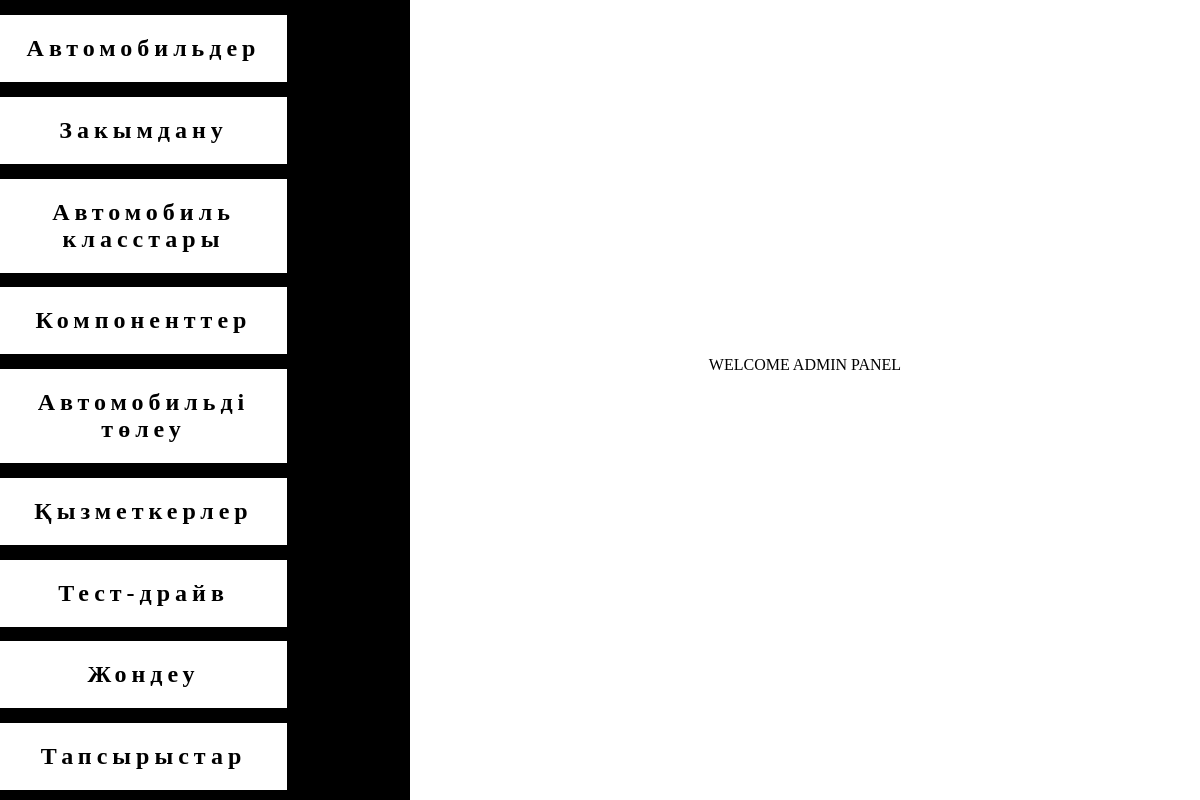
Before: /pages/admin/index.php with the older database file.
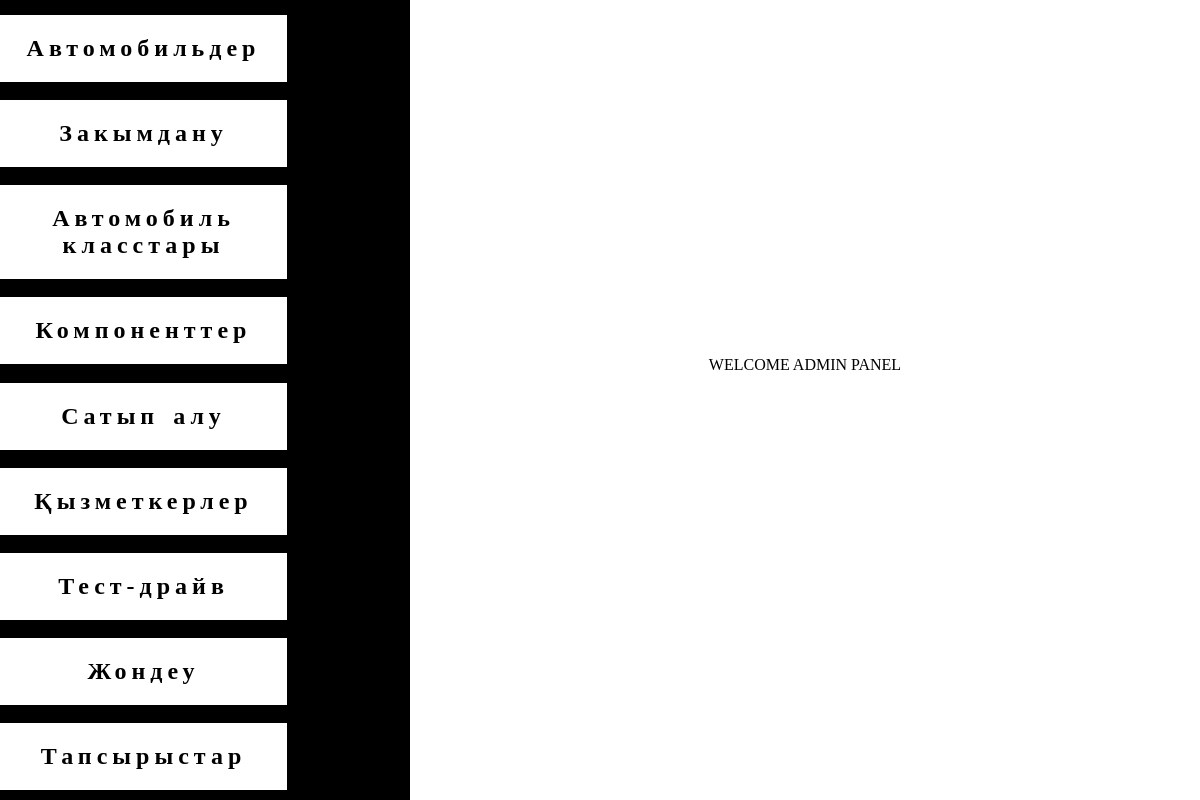
After: the same page with the newer database file.
### tables this page shows
CREATE TABLE `tablename` (
  `id` int(11) NOT NULL,
  `nameTable` varchar(255) DEFAULT NULL,
  `nameTableKZ` varchar(255) DEFAULT NULL,
  `nameTableRU` varchar(255) DEFAULT NULL
);

### pages/admin/index.php (the view, shortened to what this page needs)
<?php
include("../../inc/connect.php");
$tableNames = mysqli_query($connect, "SELECT * FROM `tablename`");
?>
<!DOCTYPE html>
<html lang="en">
<head>
    <link rel="stylesheet" href="css/style.css">
</head>
<body>
    <div class="admin__panel flex">
        <div class="admin__left__menu flex">
            <?php
            foreach ($tableNames as $tableName) {
                if ($tableName["nameTable"] != "customers" && $tableName["nameTable"] != "reason"  && $tableName["nameTable"] != "positions") {
            ?>
                    <div class="left__menu__block"><a href="" class="left__menu__link" id="<? echo $tableName["nameTable"] ?>"><? echo $tableName["nameTableKZ"] ?></a></div>
            <?php
                }
            }
            ?>
        </div>
        <div class="admin__panel__table">
            <div class="admin__panel__body">
                <div class="panel__body__table welcome">
                    <div class="welcome__content">
                        WELCOME ADMIN PANEL
                    </div>
                </div>
            </div>
        </div>
    </div>
</body>
</html>

### pages/admin/css/style.css (style rules this page uses)
.admin__panel { height: 100vh; }

### css/comon.css (style rules this page uses)
.flex { display: flex; }
* { margin: 0; padding: 0; box-sizing: border-box; color: white; text-decoration: none; }
a { text-decoration: none; display: inline-block; }

### pages/admin/css/left-menu.css (style rules this page uses)
.admin__left__menu { width: 410px; background-color: black; text-align: center; letter-spacing: 5px; flex-direction: column; justify-content: space-between; font-size: 24px; font-weight: 700; overflow-y: auto; position: relative; overflow-x: hidden; word-break: break-word; word-spacing: 2px; flex: 0 0 auto; padding: 10px 0px 10px 0px; }
.admin__panel__table { flex: 1 1 auto; color: black; overflow-y: auto; padding: 20px; height: 100%; }
.left__menu__block { width: 100%; text-align: left; margin-top: 5px; }
.admin__panel__body { height: calc(100% - 70px); width: 100%; }
.panel__body__table { color: black; display: none; }
.left__menu__link { padding: 20px 0; width: 70%; background-color: white; color: black; text-align: center; position: relative; word-break: break-word; word-spacing: 3px; transition: 0.5s all; }

### pages/admin/css/table.css (style rules this page uses)
.welcome { justify-content: center; align-items: center; color: #000; border: none; width: 100%; height: 100%; display: flex; }
.welcome__content { color: #000; }

Changed rows visible on the page:
changed tablename: nameTableKZ "Автомобильді төлеу" → "Сатып алу"
